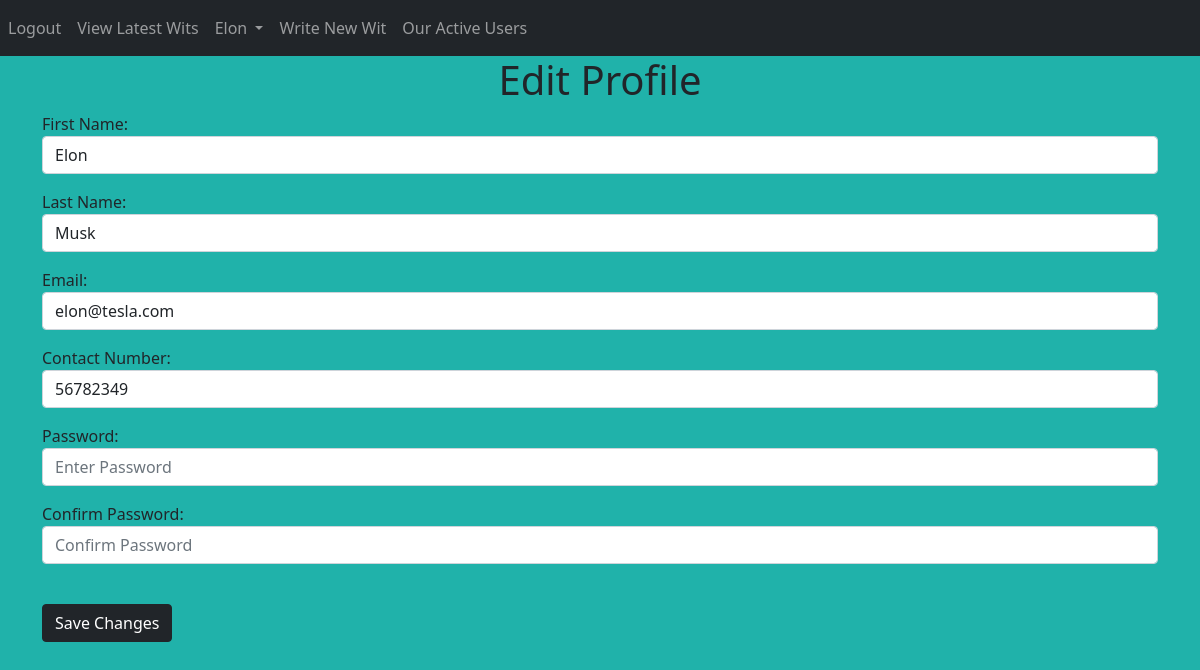
/editprofile (signed in), run on an earlier commit of the app's database.
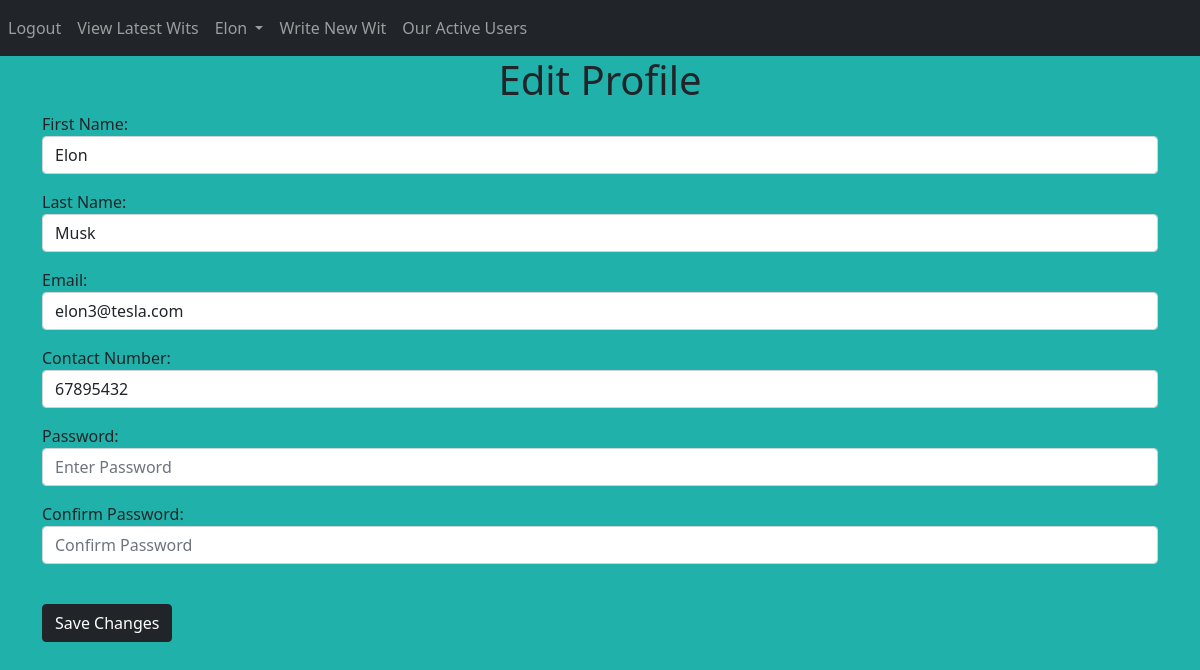
And on a later commit of the database.
### Website/models.py (models this page shows)
class User(db.Model,UserMixin):
    id=db.Column(db.Integer,primary_key=True)
    email=db.Column(db.String(100),unique=True)
    phoneNumber=db.Column(db.String(10),unique=True)
    password=db.Column(db.String(100))
    firstName=db.Column(db.String(100))
    lastName=db.Column(db.String(100))
    blogs=db.relationship('Blog')

### Website/auth.py (the view, shortened to what this page needs)
@auth.route("/editprofile",methods=['GET','POST'])
@login_required
def editProfile():
      userLoggedIn=current_user
      return render_template("editprofile.html",user=current_user)

### Website/__init__.py (called while the page is built)
def createApp():
    app=Flask(__name__)
    app.config['SECRET_KEY']='adflsbvgaj'
    app.config['SQLALCHEMY_DATABASE_URI']=f'sqlite:///{DB_NAME}'
    db.init_app(app)
    from .views import views
    from .auth import auth
    app.register_blueprint(views,url_prefix='/')
    app.register_blueprint(auth,url_prefix='/')
    from .models import User,Blog
    createDB(app)
    login_manager=LoginManager()
    login_manager.login_view='views.welcome'
    login_manager.init_app(app)
    @login_manager.user_loader
    def loadUser(id):
         return User.query.get(int(id))
    return app

### Website/templates/editprofile.html (shortened to what this page needs)
{% extends "base.html" %}
{% block content %}
<form method="POST">
    <h1 align="center">Edit Profile</h1>
    <div class="form-group">
        <label for="firstName">First Name:</label>
        <p><input id="firstName" class="form-control" type="text" value={{user.firstName}} name="firstName"/></p>
    </div>
    <div class="form-group">
        <label for="lastName">Last Name:</label>
        <p><input id="lastName" type="text" class="form-control" value={{user.lastName}} name="lastName"/></p>
    </div>
    <div class="form-group">
        <label for="email">Email:</label>
        <p><input id="email" type="email" class="form-control" value={{user.email}}  name="email"/></p>
    </div>
    <div class="form-group">
        <label for="phoneNumber">Contact Number:</label>
        <p><input id="phoneNumber" type="text" class="form-control" value={{user.phoneNumber}} name="phoneNumber"/></p>
    </div>
    <div class="form-group">
        <label for="password">Password:</label>
        <p><input id="password1" type="password" class="form-control" placeholder="Enter Password" name="password1"/></p>
    </div>
    <div class="form-group">
        <label for="confirmPassword">Confirm Password:</label>
        <p><input id="confirmPassword" type="password" class="form-control" placeholder="Confirm Password" name="confirmPassword"/></p>
    </div>
    <br/>
    <button type="submit" class="btn btn-dark">Save Changes</button>
    </form>
{%endblock%}

### Website/templates/base.html (shortened to what this page needs)
<!DOCTYPE html>
<html>
<head>
    <link href="https://cdn.jsdelivr.net/npm/bootstrap@5.0.1/dist/css/bootstrap.min.css" rel="stylesheet">
</head>
<body style="background-color: lightseagreen;">
    <nav class="navbar navbar-expand-lg navbar-dark bg-dark">
          <div class="collapse navbar-collapse" id="navbar">
            <ul class="navbar-nav me-auto mb-2 mb-lg-0">
              <li class="nav-item">
                {% if user.is_authenticated%}
                <a class="nav-item nav-link" id="logout" href="/logout">Logout</a>
              </li>
              <li>
                <a class="nav-item nav-link" id="home" href="/">View Latest Wits</a>
              </li>
              <li class="nav-item dropdown">
                <a class="nav-link dropdown-toggle" href="#" id="navbarDropdown" role="button" data-bs-toggle="dropdown" aria-expanded="false">
                  {{user.firstName}}
                </a>
                <li>
                <a class="nav-item nav-link" id="viewblogs" href="/writeBlog">Write New Wit</a>
                </li>
                <li>
                  <a class="nav-item nav-link" id="viewblogs" href="/bloggers">Our Active Users</a>
                </li>
              </li>
        {%endif%}
      </nav>
      <div class="container">
          {%block content%}
          {%endblock%}
      </div>
</body>
</html>

What changed in the data, as far as the page shows it:
changed User "Elon": email "elon@tesla.com" → "elon3@tesla.com"; phoneNumber "56782349" → "67895432"
